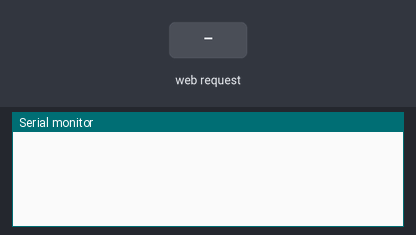
Bench run of a sketch on a simulated Arduino Uno, built with avr-gcc and run on an emulated ATmega328P. Shown: the last lines printed to the serial monitor. Inputs (shaded band) come from the test bench. WiFi joins after 1.5 s; servers stay silent unless stated.

Above: at 2.2 s.
2.3 s: HTTP request GET /liga received
At 3.0 s:
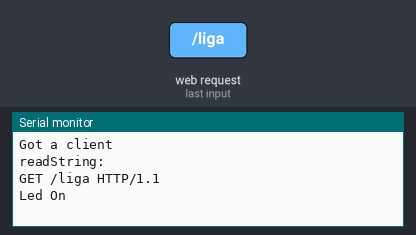
3.8 s: HTTP request GET /desliga received
At 4.5 s:
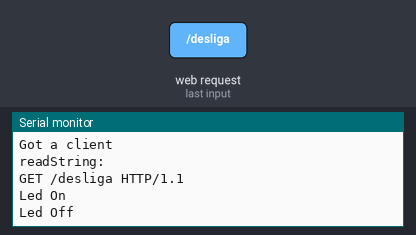

The sketch:

Acionar_Reles.ino
```cpp
#include <Ethernet.h>
#include <SPI.h>

// Complete com as informacoes da sua rede
byte mac[] =
{
  0xDE, 0xAD, 0xBE, 0xEF, 0xFE, 0xED
};

IPAddress ip(192, 168, 25, 100);
int saidaSensor = 4;
// Inicializa o servidor Ethernet com o IP e a porta 84
EthernetServer server(84);
String readString;

void setup()
{
  // Comeca a conexao com o servidor Ethernet
  Ethernet.begin(mac, ip);
  server.begin();
  pinMode(saidaSensor, OUTPUT);
  Serial.begin(9600);
  delay(1000);
}

void loop()
{
  // listen for incoming clients
  EthernetClient client = server.available();
  if (client)
  {
    Serial.println("Got a client");
    while (client.connected())
    {
      if (client.available())
      {
        char c = client.read();
        //read char by char HTTP request
        if (readString.length() < 100)
        {
          //store characters to string
          readString += c;
        }
        if (c == '\n')
        {
          //Imprimne a string lida na serial. Pode comentar se quiser
          Serial.println("readString: ");
          Serial.println(readString);
          client.println("HTTP/1.1 200 OK");
          client.println("Content-Type: text/html");
          client.println();
          client.println("<HTML>");
          client.println("<HEAD>");
          client.println("<TITLE>Acione a sua luminaria pela net</TITLE>");
          client.println("</HEAD>");
          client.println("<BODY>");
          client.println("<H1>Acione os pinos do Arduino por essa pagina</H1>");
          client.println("<H2>Exemplo com pino 4</H2>");
          client.println("<FORM ACTION=\"http://192.168.25.100:84\"method=get >");
          client.println("<a href=\"/?liga\">LIGA</a>");
          client.println("<a href=\"/?desliga\">DESLIGA</a>");
          client.println("</FORM>");
          client.println("<BR>");
          client.println("</BODY>");
          client.println("</HTML>");
          delay(1);
          client.stop();
          if (readString.indexOf("liga") > 0)
          {
            digitalWrite(4, HIGH);
            Serial.println("Led On");
          }
          if (readString.indexOf("desliga") > 0)
          {
            digitalWrite(4, LOW);
            Serial.println("Led Off");
          }
          //Limpa a String
          readString = "";
        }
      }
    }
  }
}
```

Measured:
- after the input at 2.3 s, the serial monitor: prints a new line at once (image 1)
- after the input at 3.8 s, the serial monitor: prints a new line at once (image 2)
